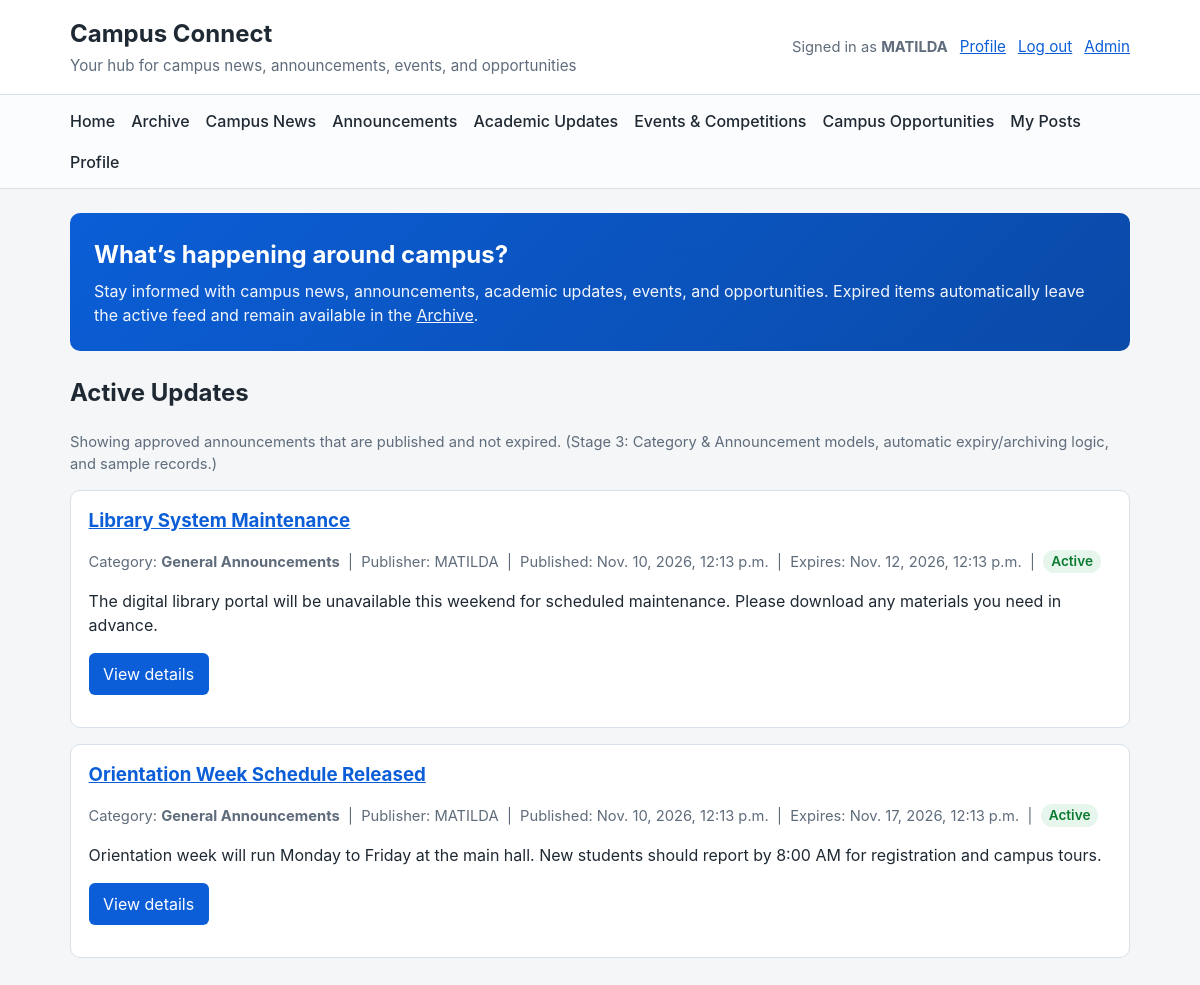
The app's page / (signed in), older data.
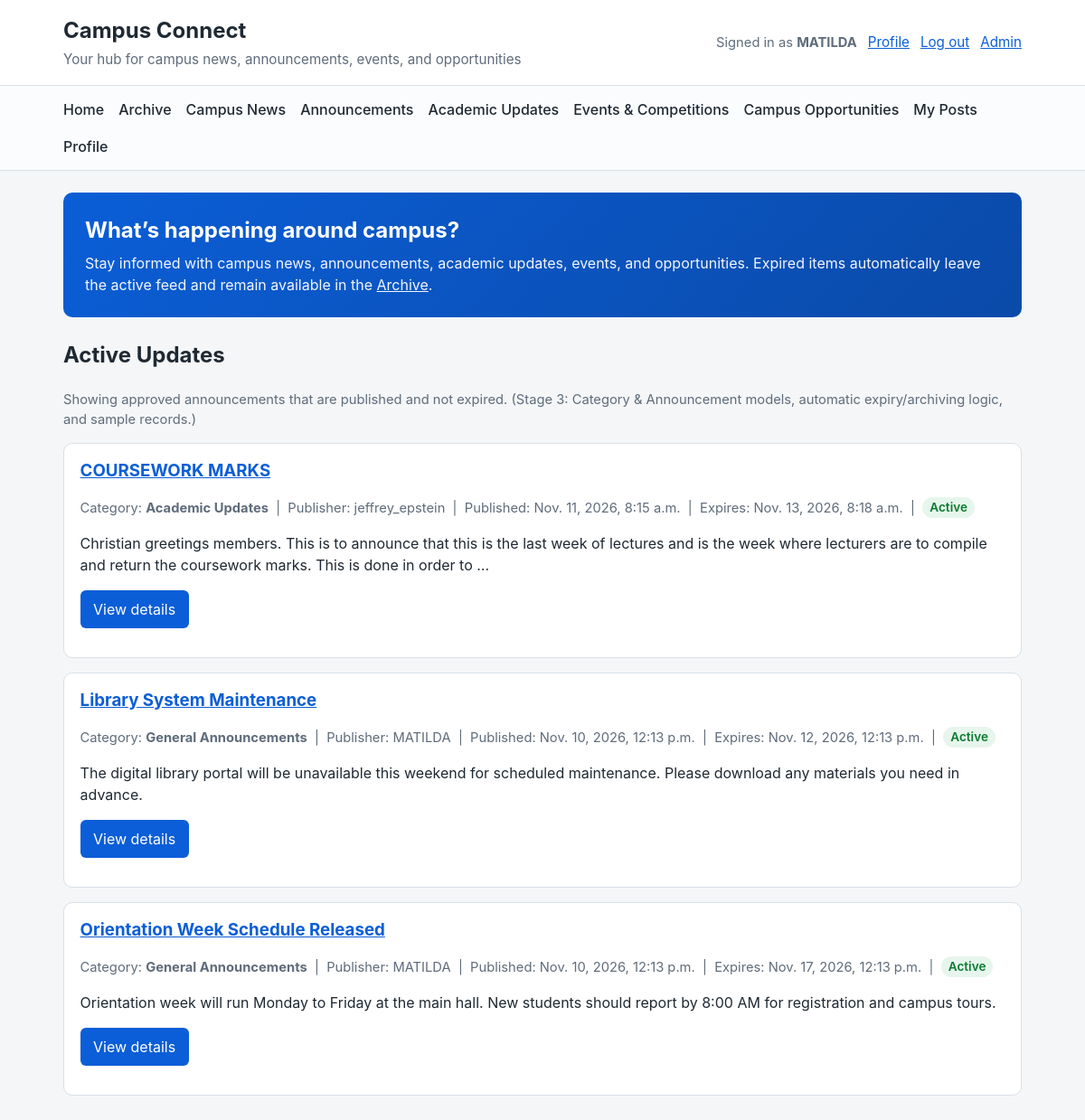
The same page, newer data.
### notices/models.py (models this page shows, shortened)
class Announcement(models.Model):
    class ModerationStatus(models.TextChoices): #
        PENDING = 'pending', 'Pending approval'
        APPROVED = 'approved', 'Active'  # approved and not expired => active
        REJECTED = 'rejected', 'Rejected'
    title = models.CharField(max_length=200)
    content = models.TextField()
    category = models.ForeignKey(
        Category,
        on_delete=models.PROTECT,  #The on_delete=models.PROTECT option ensures that if a category is deleted, any associated announcements will not be deleted, and an error will be raised instead.
        related_name='announcements', # allows reverse querying from Category to get all associated announcements
    )
    author = models.ForeignKey(
        settings.AUTH_USER_MODEL,
        on_delete=models.CASCADE, #The on_delete=models.CASCADE option ensures that if a user is deleted, any associated announcements will also be deleted.
        related_name='announcements',
    )
    published_at = models.DateTimeField(default=timezone.now)
    expires_at = models.DateTimeField()
    image = models.FileField(upload_to='announcements/', blank=True, null=True) # the blank=True and null=True options allow the image field to be optional, meaning that announcements can be created without an associated image.
    moderation_status = models.CharField(
        max_length=20,
        choices=ModerationStatus.choices,
        default=ModerationStatus.PENDING,
        help_text='Pending posts require approval before appearing as active (once not expired).',
    )
    created_at = models.DateTimeField(auto_now_add=True)
    updated_at = models.DateTimeField(auto_now=True)
    class Meta:
        ordering = ['-published_at', '-created_at']
    @property
    def is_expired(self):
        return timezone.now() > self.expires_at
    @property
    def is_pending_approval(self):
        return self.moderation_status == self.ModerationStatus.PENDING
    @property
    def is_approved(self):
        return self.moderation_status == self.ModerationStatus.APPROVED
    @property
    def is_rejected(self):
        return self.moderation_status == self.ModerationStatus.REJECTED
    @property
    def is_active_item(self):
        return self.is_approved and (not self.is_expired) and self.published_at <= timezone.now()
    @property
    def display_status(self):
        if self.is_expired:
            return 'Expired'
        if self.is_pending_approval:
            return 'Pending approval'
        if self.is_rejected:
            return 'Rejected'
        if self.is_active_item:
            return 'Active'
        return 'Scheduled'

class Category(models.Model):
    name = models.CharField(max_length=100, unique=True)##django string field that maps to a varchar column in the sql db.
    slug = models.SlugField(max_length=120, unique=True, blank=True) # the slug is a URL-friendly version of the category name, automatically generated from the name if not provided.
    description = models.TextField(blank=True)
    class Meta: # the Meta class is used to define metadata for the model, such as ordering and verbose name plural.
        ordering = ['name']
        verbose_name_plural = 'Categories'

### notices/views.py (the view)
# urls.py: path('', views.notice_list, name='notice_list'),
@login_required
def notice_list(request):
    now = timezone.now()
    announcements = Announcement.objects.select_related('category', 'author').filter(
        moderation_status=Announcement.ModerationStatus.APPROVED,
        published_at__lte=now,
        expires_at__gt=now,
    )
    return render(request, 'notices/notice_list.html', {'announcements': announcements})

### notices/templates/notices/notice_list.html (shortened to what this page needs)
{% extends 'notices/base.html' %}
{% block content %}
<section class="hero">
    <h2>What’s happening around campus?</h2>
    <p>Stay informed with campus news, announcements, academic updates, events, and opportunities. Expired items automatically leave the active feed and remain available in the <a href="{% url 'archive' %}" style="color:#fff; text-decoration:underline;">Archive</a>.</p>
</section>
<h2>Active Updates</h2>
<p class="meta">Showing approved announcements that are published and not expired. (Stage 3: Category &amp; Announcement models, automatic expiry/archiving logic, and sample records.)</p>
{% for announcement in announcements %}
    <article class="card">
        <h3><a href="{% url 'notice_detail' announcement.pk %}">{{ announcement.title }}</a></h3>
        <p class="meta">
            Category: <strong>{{ announcement.category.name }}</strong> &nbsp;|&nbsp;
            Publisher: {{ announcement.author.username }} &nbsp;|&nbsp;
            Published: {{ announcement.published_at }} &nbsp;|&nbsp;
            Expires: {{ announcement.expires_at }} &nbsp;|&nbsp;
            <span class="badge badge-current">{{ announcement.display_status }}</span>
        </p>
        <p>{{ announcement.content|truncatewords:35 }}</p>
        <p><a class="btn" href="{% url 'notice_detail' announcement.pk %}">View details</a></p>
    </article>
{% empty %}
    <div class="card">
        <p>No active updates right now. Check the <a href="{% url 'archive' %}">Archive</a> for past items.</p>
    </div>
{% endfor %}
{% endblock %}

### notices/templates/notices/base.html (shortened to what this page needs)
<!DOCTYPE html>
<html lang="en">
<head>
</head>
<body>
<header class="site-header">
    <div class="topbar">
        <div class="brand">
            <h1><a href="{% url 'notice_list' %}">Campus Connect</a></h1>
            <p>Your hub for campus news, announcements, events, and opportunities</p>
        </div>
        <div class="user-nav">
            {% if user.is_authenticated %}
                <span class="meta">Signed in as <strong>{{ user.username }}</strong></span>
                <a href="{% url 'profile' %}">Profile</a>
                <form class="inline" method="post" action="{% url 'logout' %}">{% csrf_token %}
                    <button type="submit" class="link">Log out</button>
                </form>
                {% if user.is_staff %}<a href="/admin/">Admin</a>{% endif %}
            {% else %}
                <a href="{% url 'login' %}">Log in</a>
                <a href="{% url 'register' %}">Register</a>
            {% endif %}
        </div>
    </div>
    {% if user.is_authenticated %}
    <nav class="main-nav" aria-label="Main navigation">
        <ul>
            <li><a href="{% url 'notice_list' %}">Home</a></li>
            <li><a href="{% url 'archive' %}">Archive</a></li>
            <li><a href="{% url 'coming_soon' 'campus-news' %}">Campus News</a></li>
            <li><a href="{% url 'coming_soon' 'announcements' %}">Announcements</a></li>
            <li><a href="{% url 'coming_soon' 'academic-updates' %}">Academic Updates</a></li>
            <li><a href="{% url 'coming_soon' 'events-competitions' %}">Events &amp; Competitions</a></li>
            <li><a href="{% url 'coming_soon' 'campus-opportunities' %}">Campus Opportunities</a></li>
            <li><a href="{% url 'coming_soon' 'my-posts' %}">My Posts</a></li>
            <li><a href="{% url 'profile' %}">Profile</a></li>
        </ul>
    </nav>
    {% endif %}
</header>
<main class="container">
    {% block content %}{% endblock %}
</main>
</body>
</html>

### notices/templates/notices/base.html (style rules this page uses)
:root { --bg: #f4f6f8; --surface: #ffffff; --text: #1f2933; --muted: #5f6c7b; --primary: #0b5ed7; --primary-dark: #084298; --border: #d9e0e7; --current: #0a7a2f; --late: #b00020; }
* { box-sizing: border-box; }
body { margin: 0; font-family: -apple-system, BlinkMacSystemFont, "Segoe UI", Roboto, Arial, sans-serif; background: var(--bg); color: var(--text); line-height: 1.5; }
a { color: var(--primary); }
.site-header { background: var(--surface); border-bottom: 1px solid var(--border); }
.topbar { max-width: 1100px; margin: 0 auto; padding: 1rem 1.25rem; display: flex; flex-wrap: wrap; gap: 1rem; align-items: center; justify-content: space-between; }
.brand h1 { margin: 0; font-size: 1.5rem; }
.brand a { color: inherit; text-decoration: none; }
.brand p { margin: 0.2rem 0 0; color: var(--muted); font-size: 0.95rem; }
.user-nav { display: flex; flex-wrap: wrap; gap: 0.75rem; align-items: center; font-size: 0.95rem; }
.main-nav { border-top: 1px solid var(--border); background: #fbfcfd; }
.main-nav ul { max-width: 1100px; margin: 0 auto; padding: 0.5rem 1.25rem; list-style: none; display: flex; flex-wrap: wrap; gap: 0.4rem 1rem; }
.main-nav a { text-decoration: none; color: var(--text); font-weight: 500; padding: 0.35rem 0; display: inline-block; }
.container { max-width: 1100px; margin: 0 auto; padding: 1.5rem 1.25rem 2rem; }
.hero { background: linear-gradient(135deg, #0b5ed7, #0a4aa8); color: #fff; border-radius: 10px; padding: 1.5rem; margin-bottom: 1.5rem; }
.hero h2 { margin: 0 0 0.4rem; }
.hero p { margin: 0; opacity: 0.95; }
.card { background: var(--surface); border: 1px solid var(--border); border-radius: 10px; padding: 1rem 1.1rem; margin-bottom: 1rem; }
.card h3 { margin: 0 0 0.35rem; }
.meta { color: var(--muted); font-size: 0.92rem; }
.badge { display: inline-block; padding: 0.1rem 0.5rem; border-radius: 999px; font-size: 0.85rem; font-weight: 600; }
.badge-current { background: #e7f6ec; color: var(--current); }
.btn, button.btn { display: inline-block; background: var(--primary); color: #fff; border: none; border-radius: 6px; padding: 0.55rem 0.9rem; text-decoration: none; cursor: pointer; font: inherit; }
form.inline { display: inline; }
button.link { background: none; border: none; color: var(--primary); cursor: pointer; padding: 0; font: inherit; text-decoration: underline; }

Row changes from the older to the newer data that the page shows:
added Announcement: title "COURSEWORK MARKS", category.name "Academic Updates", author.username "jeffrey_epstein", published_at "Nov. 11, 2026, 8:15 a.m.", expires_at "Nov. 13, 2026, 8:18 a.m.", display_status "Active", content "Christian greetings members. This is to announce that this is the last week of lectures and is the week where lecturers are to compile and return the coursework marks. This is done in order to …"
